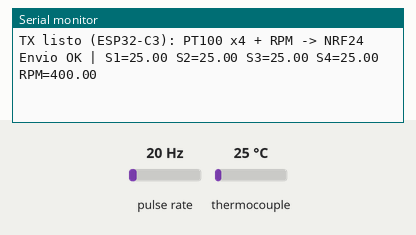
Simulated run of this sketch. Board: ESP32. Shown: the last lines printed to the serial monitor. Wiring (inferred from the names in the program): pulse sensor: data GPIO 5. Inputs (shaded band) come from the test bench; at power-on: pulse rate 20 Hz, thermocouple 25 °C. No radio packets arrive unless stated.

Above: at 1.5 s.
1.6 s: pulse rate (sensor on GPIO 5) set to 4 Hz
At 2.8 s:
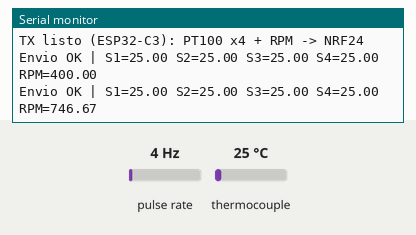
3.1 s: thermocouple set to 6 °C
At 3.1 s:
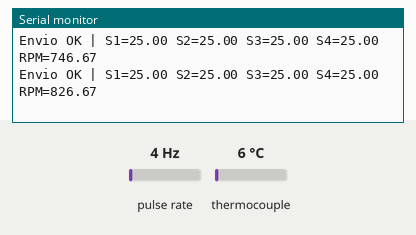
4.6 s: pulse rate (sensor on GPIO 5) set to 50 Hz
At 5.6 s:
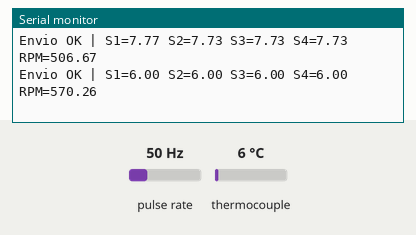
6.1 s: thermocouple set to 75 °C
At 6.1 s:
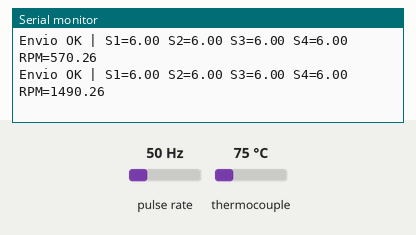
Timing chart, 0 to 8.6 s (numbered marks = the images above; inputs shaded):
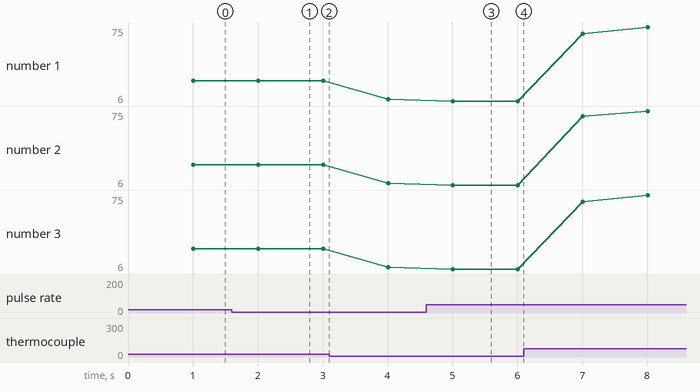

Measured:
- after the input at 1.6 s, the serial monitor: prints a new line after 0.41 s (image 1)
- after the input at 4.6 s, the serial monitor: prints a new line after 0.41 s (image 3)
- plotted number 1: 25 → 7.77 after the input at 3.1 s, 6 → 75 after the input at 6.1 s
- plotted number 2: 25 → 7.73 after the input at 3.1 s, 6 → 75 after the input at 6.1 s
- plotted number 3: 25 → 7.73 after the input at 3.1 s, 6 → 75 after the input at 6.1 s

The sketch:

TX_Sensores_NRF24_ESP32.ino
```cpp
// ============================================================
//  BYB-NORTE — EMISOR (ESP32-C3 Super Mini, SIN pantalla)
//  Lee 4x PT100 (MAX31865 3 hilos) + RPM (infrarrojo TCRT5000)
//  y envia por NRF24L01+PA+LNA al receptor.
// ============================================================
// LIBRERIAS: RF24 (TMRh20), Adafruit MAX31865
//
// PLACA IDE: ESP32C3 Dev Module, USB CDC On Boot: ENABLED
//   (el C3 Super Mini no trae CH340; el Serial sale por USB nativo)
//
// CONEXIONES ESP32-C3 Super Mini (pines seguros, sin strapping):
//   SPI: SCK=6 | MOSI=7 | MISO=4
//   MAX CS: S1=0 | S2=1 | S3=3 | S4=10
//   NRF24: CE=20 | CSN=21 | VCC=3V3 (NO 5V) | GND=GND | IRQ=NC
//   TCRT5000 D0 (RPM, interrupcion): 5 | VCC=3V3/5V | GND=GND
//   NRF24 y PT100 con 3.3V + capacitor 10-100uF en VCC/GND del NRF.
//
// CAMBIOS v2 (revision):
//   - Serial.setTxTimeoutMs(0): con "USB CDC On Boot" y SIN PC conectado
//     (como en terreno) cada Serial.print podia bloquear el loop ~100 ms.
//   - RPM por PERIODO entre pulsos (antes: conteo en 1 s = resolucion de
//     ~60 RPM por pulso) + anti-rebote en la interrupcion.
//   - RPM baja a 0 inmediatamente al detenerse el equipo (antes tardaba
//     5 s por el promedio).
// ============================================================

#include <Arduino.h>

// ESP32-C3 Super Mini: no tiene chip USB-serie; el Serial sale por USB nativo.
// Con "USB CDC On Boot" desactivado, Serial usa GPIO20/21 (UART0).
#if !ARDUINO_USB_CDC_ON_BOOT
#warning "Activa Herramientas > USB CDC On Boot > Enabled (placa ESP32C3 Dev Module)"
#endif
#include <SPI.h>
#include <RF24.h>
#include <Adafruit_MAX31865.h>

// ── PINES ────────────────────────────────────────────────────
#define SPI_SCK  6
#define SPI_MOSI 7
#define SPI_MISO 4

#define CS_S1 0
#define CS_S2 1
#define CS_S3 3
#define CS_S4 10

#define NRF_CE  20
#define NRF_CSN 21

#define PIN_RPM 5
#define PULSOS_POR_VUELTA 1

// ── PT100 ────────────────────────────────────────────────────
#define PT100_WIRES MAX31865_3WIRE
#define RREF        430.0
#define RNOMINAL    100.0

// SPI por HARDWARE (constructor solo con CS)
Adafruit_MAX31865 sensor1 = Adafruit_MAX31865(CS_S1);
Adafruit_MAX31865 sensor2 = Adafruit_MAX31865(CS_S2);
Adafruit_MAX31865 sensor3 = Adafruit_MAX31865(CS_S3);
Adafruit_MAX31865 sensor4 = Adafruit_MAX31865(CS_S4);
Adafruit_MAX31865 *sensores[4] = { &sensor1, &sensor2, &sensor3, &sensor4 };

RF24 radio(NRF_CE, NRF_CSN);
const byte DIRECCION_RADIO[6] = "BYB01";

struct PaqueteDatos {
  float s1;
  float s2;
  float s3;
  float s4;
  float rpm;
};
PaqueteDatos paquete;

const unsigned long SEND_INTERVAL = 1000;
unsigned long lastSend = 0;
float acc[4] = {0, 0, 0, 0};
int   cnt[4] = {0, 0, 0, 0};
uint8_t sensorTurno = 0;

// ── RPM (medicion por periodo entre pulsos) ─────────────────
#define RPM_MIN_PULSO_US 2000UL   // anti-rebote: ignora pulsos separados < 2 ms
#define RPM_AVG_N 3
volatile uint32_t isrCuenta = 0, isrPrimero = 0, isrUltimo = 0;
float rpmHist[RPM_AVG_N] = {0, 0, 0};
uint8_t rpmHistIdx = 0;
float rpmUltimo = 0;

void IRAM_ATTR isrRPM() {
  uint32_t t = micros();
  if (isrCuenta > 0 && (uint32_t)(t - isrUltimo) < RPM_MIN_PULSO_US) return;
  if (isrCuenta == 0) isrPrimero = t;
  isrUltimo = t;
  isrCuenta++;
}

float readPT100(Adafruit_MAX31865 &s) {
  float t = s.temperature(RNOMINAL, RREF);
  uint8_t fault = s.readFault();
  if (fault) {
    s.clearFault();
    return -999.0;
  }
  return t;
}

float promediarRPM(float nuevo) {
  if (nuevo <= 0) {                      // equipo detenido: sin arrastre
    for (uint8_t i = 0; i < RPM_AVG_N; i++) rpmHist[i] = 0;
    return 0;
  }
  rpmHist[rpmHistIdx] = nuevo;
  rpmHistIdx = (rpmHistIdx + 1) % RPM_AVG_N;
  float suma = 0;
  for (uint8_t i = 0; i < RPM_AVG_N; i++) suma += rpmHist[i];
  return suma / RPM_AVG_N;
}

void setup() {
  Serial.begin(115200);
  Serial.setTxTimeoutMs(0);   // no bloquear si no hay PC conectado (si tu core no lo reconoce, borra esta linea)
  delay(300);

  SPI.begin(SPI_SCK, SPI_MISO, SPI_MOSI);
  pinMode(CS_S1, OUTPUT); digitalWrite(CS_S1, HIGH);
  pinMode(CS_S2, OUTPUT); digitalWrite(CS_S2, HIGH);
  pinMode(CS_S3, OUTPUT); digitalWrite(CS_S3, HIGH);
  pinMode(CS_S4, OUTPUT); digitalWrite(CS_S4, HIGH);
  sensor1.begin(PT100_WIRES);
  sensor2.begin(PT100_WIRES);
  sensor3.begin(PT100_WIRES);
  sensor4.begin(PT100_WIRES);

  pinMode(PIN_RPM, INPUT_PULLUP);
  attachInterrupt(digitalPinToInterrupt(PIN_RPM), isrRPM, FALLING);

  if (!radio.begin(&SPI)) {   // mismo bus SPI (pines 6/7/4) que los MAX31865
    Serial.println(F("ERROR: RADIO NO DETECTADO"));
    while (1) delay(100);
  }
  if (!radio.isChipConnected()) {
    Serial.println(F("ERROR: NRF24 NO CONECTADO (revisa cableado, 3V3 y capacitor)"));
    while (1) delay(100);
  }
  radio.setPALevel(RF24_PA_LOW);
  radio.setDataRate(RF24_250KBPS);
  radio.setChannel(90);
  radio.setRetries(5, 15);
  radio.openWritingPipe(DIRECCION_RADIO);
  radio.stopListening();

  Serial.println(F("TX listo (ESP32-C3): PT100 x4 + RPM -> NRF24"));
}

void loop() {
  float t = readPT100(*sensores[sensorTurno]);
  if (t > -900.0) { acc[sensorTurno] += t; cnt[sensorTurno]++; }
  sensorTurno = (sensorTurno + 1) % 4;

  unsigned long now = millis();

  if (now - lastSend >= SEND_INTERVAL) {
    lastSend = now;

    paquete.s1 = (cnt[0] > 0) ? (acc[0] / cnt[0]) : -999.0;
    paquete.s2 = (cnt[1] > 0) ? (acc[1] / cnt[1]) : -999.0;
    paquete.s3 = (cnt[2] > 0) ? (acc[2] / cnt[2]) : -999.0;
    paquete.s4 = (cnt[3] > 0) ? (acc[3] / cnt[3]) : -999.0;

    noInterrupts();
    uint32_t c = isrCuenta, f = isrPrimero, l = isrUltimo;
    isrCuenta = 0;
    interrupts();

    float rpmInst = 0;
    if (c >= 2 && l != f) {
      rpmInst = ((c - 1) * 60000000.0f) / ((float)(uint32_t)(l - f) * PULSOS_POR_VUELTA);
      rpmUltimo = rpmInst;
    } else if (c == 1) {
      rpmInst = rpmUltimo;               // 1 solo pulso en la ventana: mantiene el valor
    } else {
      rpmUltimo = 0;                     // sin pulsos: detenido
    }
    paquete.rpm = promediarRPM(rpmInst);

    bool ok = radio.write(&paquete, sizeof(paquete));

    Serial.print(F("Envio "));
    Serial.print(ok ? F("OK") : F("FALLO"));
    Serial.print(F(" | S1=")); Serial.print(paquete.s1);
    Serial.print(F(" S2=")); Serial.print(paquete.s2);
    Serial.print(F(" S3=")); Serial.print(paquete.s3);
    Serial.print(F(" S4=")); Serial.print(paquete.s4);
    Serial.print(F(" RPM=")); Serial.println(paquete.rpm);

    for (uint8_t i = 0; i < 4; i++) { acc[i] = 0; cnt[i] = 0; }
  }

  delay(5);
}
```
